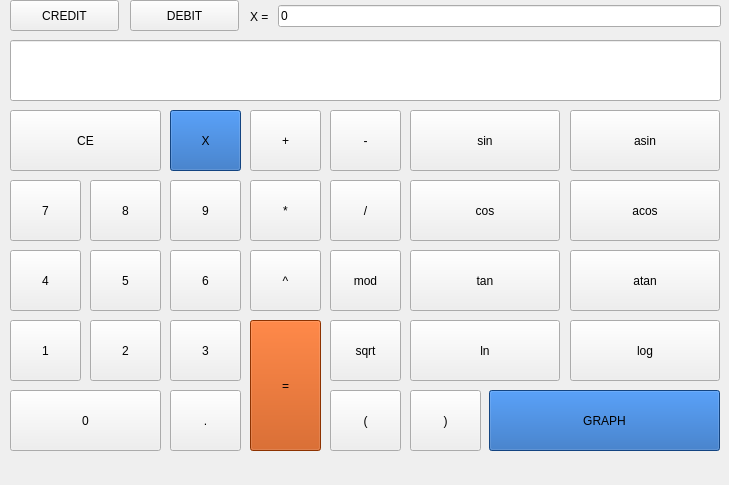
<?xml version="1.0" encoding="UTF-8"?>
<ui version="4.0">
 <class>qtCalc</class>
 <widget class="QMainWindow" name="qtCalc">
  <property name="enabled">
   <bool>true</bool>
  </property>
  <property name="geometry">
   <rect>
    <x>0</x>
    <y>0</y>
    <width>729</width>
    <height>485</height>
   </rect>
  </property>
  <property name="minimumSize">
   <size>
    <width>729</width>
    <height>485</height>
   </size>
  </property>
  <property name="maximumSize">
   <size>
    <width>729</width>
    <height>485</height>
   </size>
  </property>
  <property name="focusPolicy">
   <enum>Qt::ClickFocus</enum>
  </property>
  <property name="windowTitle">
   <string>SMARTCALC</string>
  </property>
  <property name="windowIcon">
   <iconset theme="accessories-calculator">
    <normaloff>.</normaloff>.</iconset>
  </property>
  <widget class="QWidget" name="centralwidget">
   <widget class="QPushButton" name="num9">
    <property name="geometry">
     <rect>
      <x>170</x>
      <y>180</y>
      <width>71</width>
      <height>61</height>
     </rect>
    </property>
    <property name="text">
     <string>9</string>
    </property>
   </widget>
   <widget class="QPushButton" name="num8">
    <property name="geometry">
     <rect>
      <x>90</x>
      <y>180</y>
      <width>71</width>
      <height>61</height>
     </rect>
    </property>
    <property name="text">
     <string>8</string>
    </property>
   </widget>
   <widget class="QPushButton" name="num7">
    <property name="geometry">
     <rect>
      <x>10</x>
      <y>180</y>
      <width>71</width>
      <height>61</height>
     </rect>
    </property>
    <property name="text">
     <string>7</string>
    </property>
   </widget>
   <widget class="QPushButton" name="num6">
    <property name="geometry">
     <rect>
      <x>170</x>
      <y>250</y>
      <width>71</width>
      <height>61</height>
     </rect>
    </property>
    <property name="text">
     <string>6</string>
    </property>
   </widget>
   <widget class="QPushButton" name="num5">
    <property name="geometry">
     <rect>
      <x>90</x>
      <y>250</y>
      <width>71</width>
      <height>61</height>
     </rect>
    </property>
    <property name="text">
     <string>5</string>
    </property>
   </widget>
   <widget class="QPushButton" name="num4">
    <property name="geometry">
     <rect>
      <x>10</x>
      <y>250</y>
      <width>71</width>
      <height>61</height>
     </rect>
    </property>
    <property name="text">
     <string>4</string>
    </property>
   </widget>
   <widget class="QPushButton" name="num1">
    <property name="geometry">
     <rect>
      <x>10</x>
      <y>320</y>
      <width>71</width>
      <height>61</height>
     </rect>
    </property>
    <property name="text">
     <string>1</string>
    </property>
   </widget>
   <widget class="QPushButton" name="num2">
    <property name="geometry">
     <rect>
      <x>90</x>
      <y>320</y>
      <width>71</width>
      <height>61</height>
     </rect>
    </property>
    <property name="text">
     <string>2</string>
    </property>
   </widget>
   <widget class="QPushButton" name="num3">
    <property name="geometry">
     <rect>
      <x>170</x>
      <y>320</y>
      <width>71</width>
      <height>61</height>
     </rect>
    </property>
    <property name="text">
     <string>3</string>
    </property>
   </widget>
   <widget class="QPushButton" name="CE">
    <property name="geometry">
     <rect>
      <x>10</x>
      <y>110</y>
      <width>151</width>
      <height>61</height>
     </rect>
    </property>
    <property name="text">
     <string>CE</string>
    </property>
   </widget>
   <widget class="QPushButton" name="dot">
    <property name="geometry">
     <rect>
      <x>170</x>
      <y>390</y>
      <width>71</width>
      <height>61</height>
     </rect>
    </property>
    <property name="text">
     <string>.</string>
    </property>
   </widget>
   <widget class="QPushButton" name="num0">
    <property name="geometry">
     <rect>
      <x>10</x>
      <y>390</y>
      <width>151</width>
      <height>61</height>
     </rect>
    </property>
    <property name="text">
     <string>0</string>
    </property>
   </widget>
   <widget class="QLineEdit" name="resultShow">
    <property name="geometry">
     <rect>
      <x>10</x>
      <y>40</y>
      <width>711</width>
      <height>61</height>
     </rect>
    </property>
    <property name="font">
     <font>
      <pointsize>18</pointsize>
      <bold>true</bold>
     </font>
    </property>
    <property name="maxLength">
     <number>255</number>
    </property>
    <property name="alignment">
     <set>Qt::AlignJustify|Qt::AlignVCenter</set>
    </property>
   </widget>
   <widget class="QPushButton" name="add">
    <property name="geometry">
     <rect>
      <x>250</x>
      <y>110</y>
      <width>71</width>
      <height>61</height>
     </rect>
    </property>
    <property name="text">
     <string>+</string>
    </property>
   </widget>
   <widget class="QPushButton" name="sin">
    <property name="geometry">
     <rect>
      <x>410</x>
      <y>110</y>
      <width>150</width>
      <height>61</height>
     </rect>
    </property>
    <property name="text">
     <string>sin</string>
    </property>
   </widget>
   <widget class="QPushButton" name="cos">
    <property name="geometry">
     <rect>
      <x>410</x>
      <y>180</y>
      <width>150</width>
      <height>61</height>
     </rect>
    </property>
    <property name="text">
     <string>cos</string>
    </property>
   </widget>
   <widget class="QPushButton" name="tan">
    <property name="geometry">
     <rect>
      <x>410</x>
      <y>250</y>
      <width>150</width>
      <height>61</height>
     </rect>
    </property>
    <property name="text">
     <string>tan</string>
    </property>
   </widget>
   <widget class="QPushButton" name="asin">
    <property name="geometry">
     <rect>
      <x>570</x>
      <y>110</y>
      <width>150</width>
      <height>61</height>
     </rect>
    </property>
    <property name="text">
     <string>asin</string>
    </property>
   </widget>
   <widget class="QPushButton" name="atan">
    <property name="geometry">
     <rect>
      <x>570</x>
      <y>250</y>
      <width>150</width>
      <height>61</height>
     </rect>
    </property>
    <property name="text">
     <string>atan</string>
    </property>
   </widget>
   <widget class="QPushButton" name="acos">
    <property name="geometry">
     <rect>
      <x>570</x>
      <y>180</y>
      <width>150</width>
      <height>61</height>
     </rect>
    </property>
    <property name="text">
     <string>acos</string>
    </property>
   </widget>
   <widget class="QPushButton" name="sub">
    <property name="geometry">
     <rect>
      <x>330</x>
      <y>110</y>
      <width>71</width>
      <height>61</height>
     </rect>
    </property>
    <property name="text">
     <string>-</string>
    </property>
   </widget>
   <widget class="QPushButton" name="div">
    <property name="geometry">
     <rect>
      <x>330</x>
      <y>180</y>
      <width>71</width>
      <height>61</height>
     </rect>
    </property>
    <property name="text">
     <string>/</string>
    </property>
   </widget>
   <widget class="QPushButton" name="mult">
    <property name="geometry">
     <rect>
      <x>250</x>
      <y>180</y>
      <width>71</width>
      <height>61</height>
     </rect>
    </property>
    <property name="text">
     <string>*</string>
    </property>
   </widget>
   <widget class="QPushButton" name="mod">
    <property name="geometry">
     <rect>
      <x>330</x>
      <y>250</y>
      <width>71</width>
      <height>61</height>
     </rect>
    </property>
    <property name="text">
     <string>mod</string>
    </property>
   </widget>
   <widget class="QPushButton" name="sqrt">
    <property name="geometry">
     <rect>
      <x>330</x>
      <y>320</y>
      <width>71</width>
      <height>61</height>
     </rect>
    </property>
    <property name="text">
     <string>sqrt</string>
    </property>
   </widget>
   <widget class="QPushButton" name="equal">
    <property name="geometry">
     <rect>
      <x>250</x>
      <y>320</y>
      <width>71</width>
      <height>131</height>
     </rect>
    </property>
    <property name="styleSheet">
     <string notr="true">background-color: rgb(198, 70, 0);</string>
    </property>
    <property name="text">
     <string>=</string>
    </property>
   </widget>
   <widget class="QPushButton" name="pow">
    <property name="geometry">
     <rect>
      <x>250</x>
      <y>250</y>
      <width>71</width>
      <height>61</height>
     </rect>
    </property>
    <property name="text">
     <string>^</string>
    </property>
   </widget>
   <widget class="QPushButton" name="ln">
    <property name="geometry">
     <rect>
      <x>410</x>
      <y>320</y>
      <width>150</width>
      <height>61</height>
     </rect>
    </property>
    <property name="text">
     <string>ln</string>
    </property>
   </widget>
   <widget class="QPushButton" name="log">
    <property name="geometry">
     <rect>
      <x>570</x>
      <y>320</y>
      <width>150</width>
      <height>61</height>
     </rect>
    </property>
    <property name="text">
     <string>log</string>
    </property>
   </widget>
   <widget class="QPushButton" name="open">
    <property name="geometry">
     <rect>
      <x>330</x>
      <y>390</y>
      <width>71</width>
      <height>61</height>
     </rect>
    </property>
    <property name="text">
     <string>(</string>
    </property>
   </widget>
   <widget class="QPushButton" name="close">
    <property name="geometry">
     <rect>
      <x>410</x>
      <y>390</y>
      <width>71</width>
      <height>61</height>
     </rect>
    </property>
    <property name="text">
     <string>)</string>
    </property>
   </widget>
   <widget class="QPushButton" name="credit">
    <property name="geometry">
     <rect>
      <x>10</x>
      <y>0</y>
      <width>109</width>
      <height>31</height>
     </rect>
    </property>
    <property name="text">
     <string>CREDIT</string>
    </property>
   </widget>
   <widget class="QPushButton" name="debit">
    <property name="geometry">
     <rect>
      <x>130</x>
      <y>0</y>
      <width>109</width>
      <height>31</height>
     </rect>
    </property>
    <property name="text">
     <string>DEBIT</string>
    </property>
   </widget>
   <widget class="QPushButton" name="xoy">
    <property name="geometry">
     <rect>
      <x>170</x>
      <y>110</y>
      <width>71</width>
      <height>61</height>
     </rect>
    </property>
    <property name="styleSheet">
     <string notr="true">background-color: rgb(26, 95, 180);</string>
    </property>
    <property name="text">
     <string>X</string>
    </property>
   </widget>
   <widget class="QPushButton" name="graph">
    <property name="geometry">
     <rect>
      <x>489</x>
      <y>390</y>
      <width>231</width>
      <height>61</height>
     </rect>
    </property>
    <property name="styleSheet">
     <string notr="true">background-color: rgb(26, 95, 180);</string>
    </property>
    <property name="text">
     <string>GRAPH</string>
    </property>
   </widget>
   <widget class="QWidget" name="horizontalLayoutWidget">
    <property name="geometry">
     <rect>
      <x>250</x>
      <y>0</y>
      <width>471</width>
      <height>33</height>
     </rect>
    </property>
    <layout class="QHBoxLayout" name="horizontalLayout">
     <item>
      <widget class="QLabel" name="label">
       <property name="text">
        <string>X = </string>
       </property>
      </widget>
     </item>
     <item>
      <widget class="QLineEdit" name="xRes">
       <property name="text">
        <string>0</string>
       </property>
      </widget>
     </item>
    </layout>
   </widget>
  </widget>
 </widget>
 <resources/>
 <connections/>
</ui>
